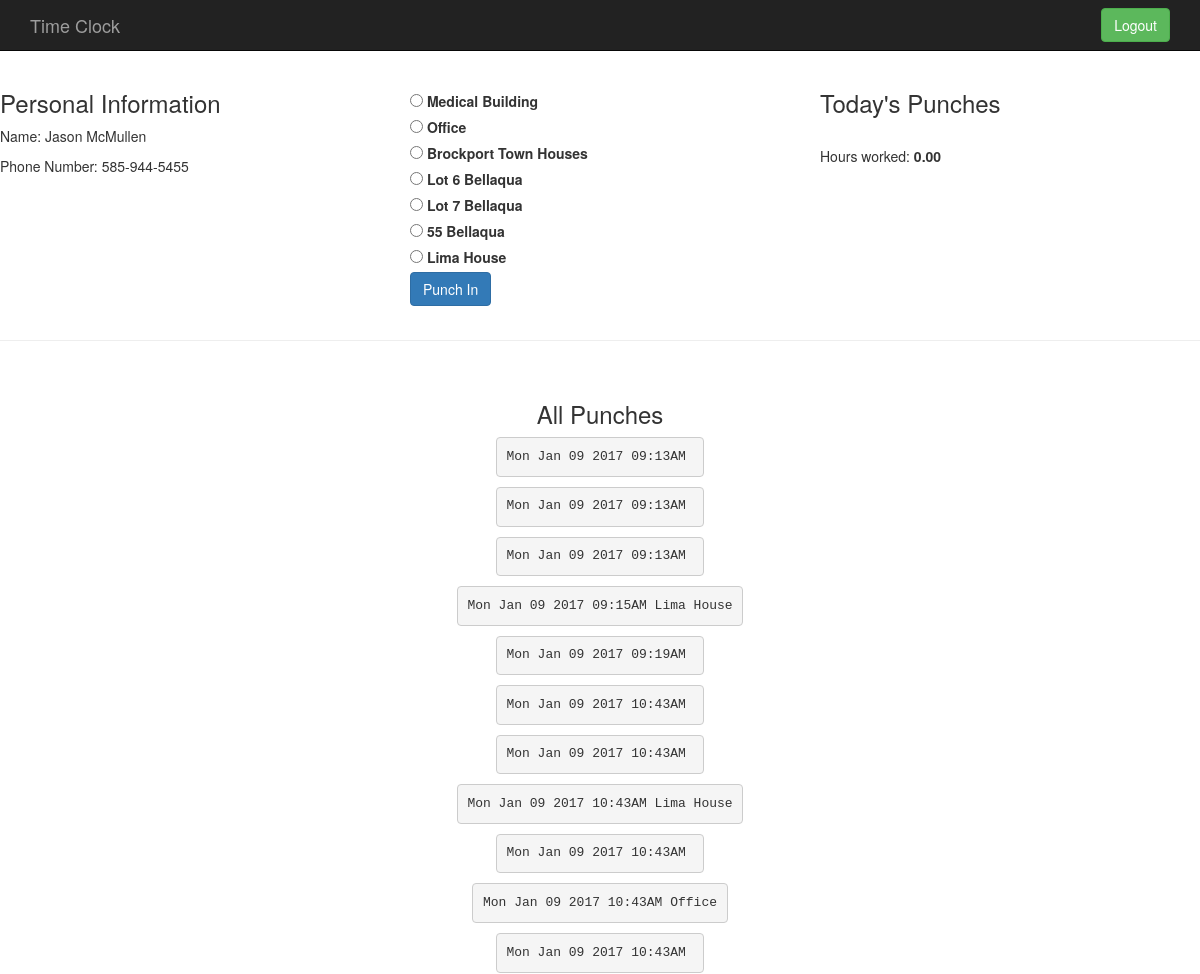
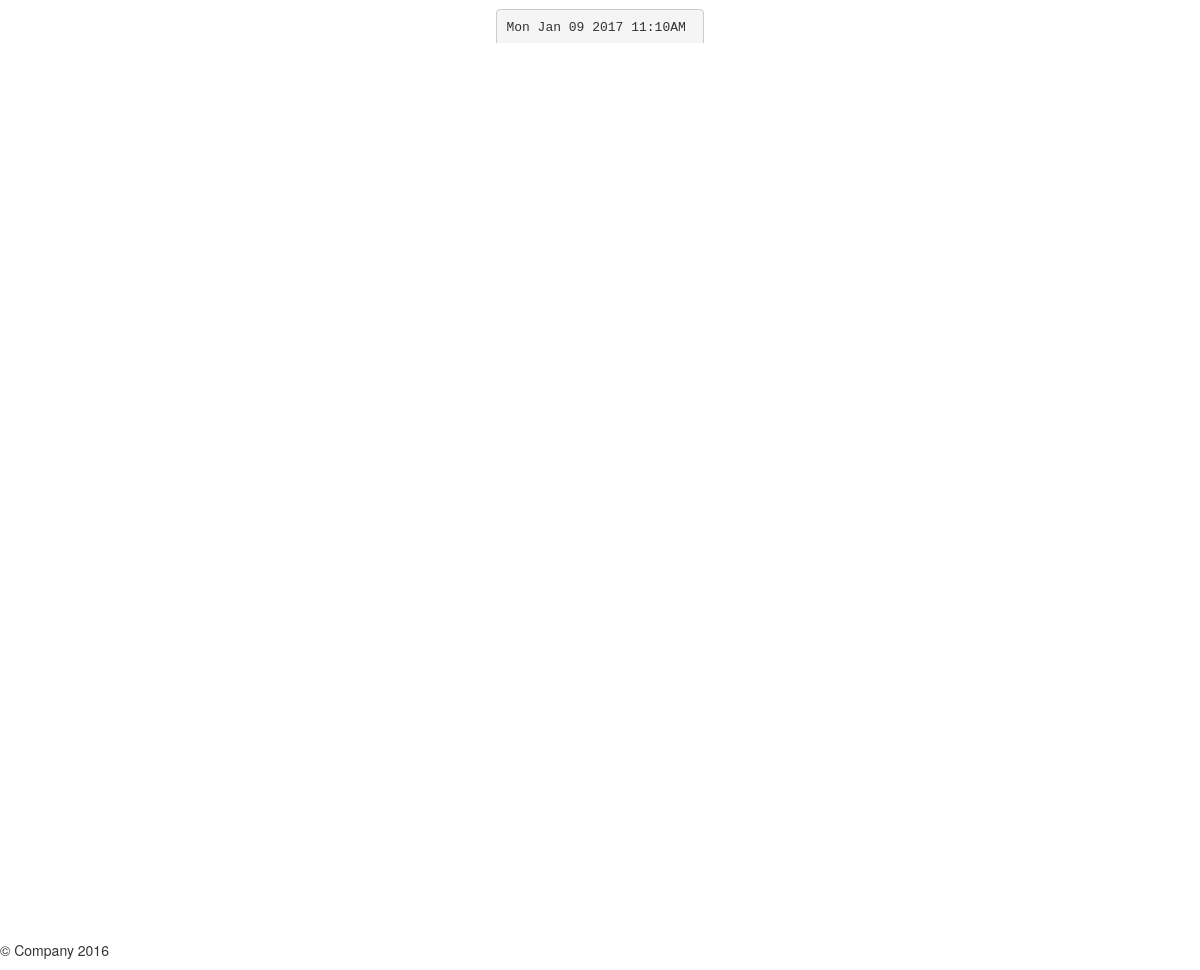
Page /profile/ (signed in) on the earlier database version (2 pictures, top to bottom).
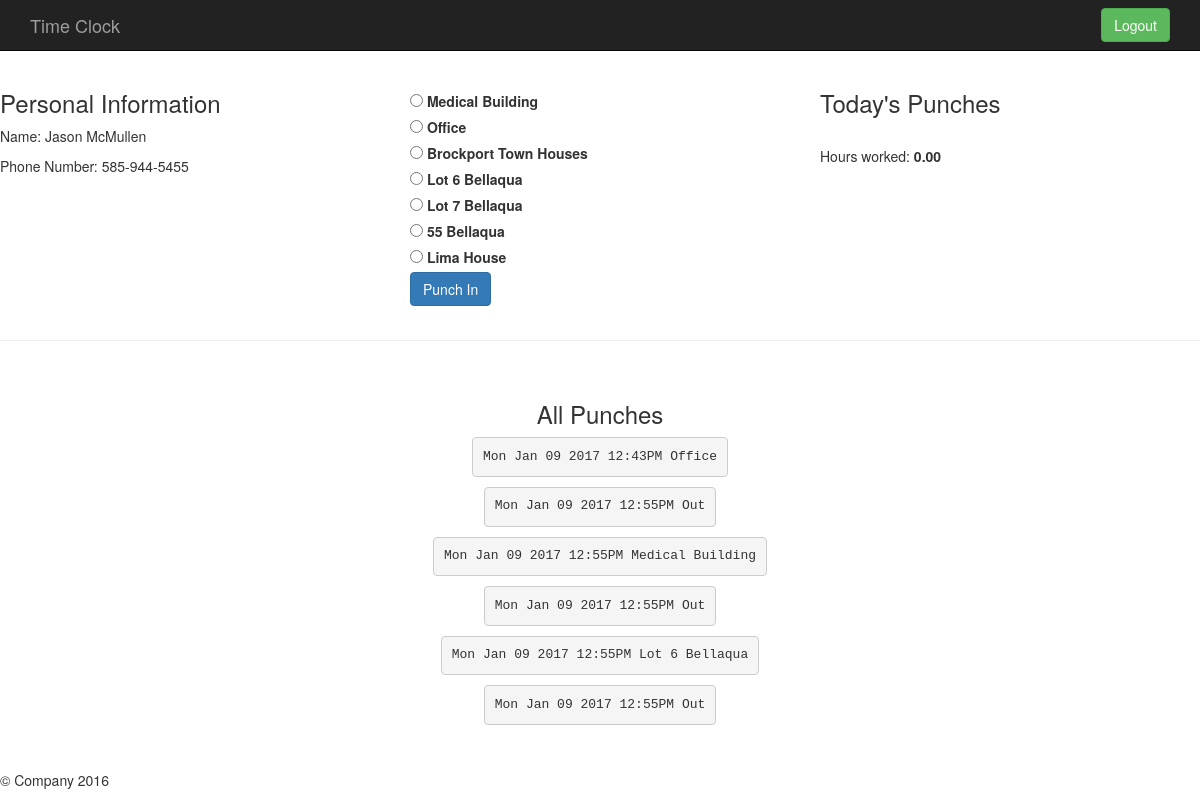
Same page on the later database version.
### clock/models.py (models this page shows)
class Punch(models.Model):
    employee = models.ForeignKey('Employee')
    date = models.DateField()
    time = models.TimeField()
    location = models.CharField(
        max_length=50,
        choices=LOCATION_CHOICES, # Choices is located in /location_choices.py
        default = OFFICE,
    )
    """
    @ Method that creates a string representation of a punch.
    @
    @ return a string representation of a punch.
    """
    def __str__(self):
        formatT = '%I:%M%p'
        formatD = "%a %b %d %Y"
        return self.date.strftime(formatD) + " " + self.time.strftime(formatT) + " " + self.location

### clock/views.py (the view)
# urls.py: url(r'^profile/$', views.Profile, name="profile"),
@login_required
def Profile(request):
    if not request.user.is_authenticated():
        return HttpResponseRedirect('/login/')
    user = request.user
    try:
        employee = user.employee
        if request.method == 'POST':
            if employee.isEvenNumPunches():
                form = PunchInForm(request.POST)
                if form.is_valid():
                    location = form.cleaned_data['location']
                    ProfileHelper(location, employee)
            else:
                form = PunchOutForm(request.POST)
                if form.is_valid():
                    location = "Out"
                    ProfileHelper(location, employee)
            return HttpResponseRedirect('/employee_profile/')
        else:
            if employee.isEvenNumPunches():
                form = PunchInForm()
                context = {'form': form, 'employee': employee}
                return render(request, 'employee_profile.html', context)
            else:
                form = PunchOutForm()
                context = {'form': form, 'employee': employee}
                return render(request, 'employee_profile.html', context)
    except ObjectDoesNotExist:
        try:
            employer = user.employer
            if request.method == 'POST':
                form = EmployeeInfoForm(request.POST)
                if form.is_valid():
                    start = form.cleaned_data['start_date']
                    end = form.cleaned_data['end_date']
                    for emp in employer.getAllEmployees():
                        emp.start_date = start
                        emp.end_date = end
                        emp.save()
                context = {'employer' : employer, 'form': form}
                return render(request, 'employer_profile.html', context)
            else:
                form = EmployeeInfoForm()
                context = {'form': form, 'employer': employer}
                return render(request, 'employer_profile.html', context)
        except ObjectDoesNotExist:
            return HttpResponseRedirect('/admin/')

### clock/forms.py
class PunchInForm(forms.Form):
    location = forms.ChoiceField(widget=forms.RadioSelect(), choices=LOCATION_CHOICES, required = True,)

### clock/models.py (called while the page is built, shortened)
    def getAllPunches(self):
        all_punches = Punch.objects.filter(employee=self).order_by("-date")
        return all_punches

    def getTodaysPunches(self):
        todays_punches = Punch.objects.filter(employee=self, date=datetime.now()).order_by("-date")
        return todays_punches

    def isEvenNumPunches(self):
        total = Punch.objects.filter(employee=self).count()
        result = False
        if total == 0:
            result = True
        elif total % 2 == 0:
            result = True
        else:
            result = False
        return result

    def hoursWorkedToday(self):
        punches = list(Punch.objects.filter(employee=self, date=datetime.now()).order_by("-date"))
        total = Punch.objects.filter(employee=self, date=datetime.now()).count()
        if total % 3 == 0 and total != 0:
            del punches[-1]
        start = None
        end = None
        total_seconds = 0.0
        return "%.2f" % (total_seconds / 3600)

### static/templates/employee_profile.html (shortened to what this page needs)
{% extends 'base.html' %}
{% block content %}
<div class="row">
	<div class="col-md-4">
		<h3>Personal Information</h3>
		<section>
			<p>Name: {{ user.first_name }} {{ user.last_name }}</p>
			<p>Phone Number: {{ employee.phone }}</p>
		</section>
	</div>
	<div class="col-md-4">
		<form method="POST" action="">{% csrf_token %}
			<section>
				{% if employee.isEvenNumPunches == True %}
                    {% for locations in form.location %}
                        <div class="myradio">
                            {{ locations }}
                        </div>
                    {% endfor %}
					<input type="submit" value="Punch In" class="btn btn-primary">
				{% else %}
					<input type="submit" value="Punch Out" class="btn btn-primary">
				{% endif %}
			</section>
		</form>
	</div>
	<div class="col-md-4">
		<h3>Today's Punches</h3>
		<section>
            <br>
            <p>Hours worked: <b>{{ employee.hoursWorkedToday }}</b></p>
		</section>
	</div>
</div>
<hr>
<br>
<div class="container" align="center">
    <h3>All Punches</h3>
    <section>
        {% for punch in employee.getAllPunches %}
            <table>
                <tr>
                    <td><pre>{{ punch }}</pre></td>
                </tr>
            </table>
        {% endfor %}
    </section>
</div>
{% endblock %}

Differences in the rows shown:
removed Punch: date+time+location "Mon Jan 09 2017 09:13AM"
removed Punch: date+time+location "Mon Jan 09 2017 09:13AM"
removed Punch: date+time+location "Mon Jan 09 2017 09:13AM"
removed Punch: date+time+location "Mon Jan 09 2017 09:15AM Lima House"
removed Punch: date+time+location "Mon Jan 09 2017 09:19AM"
removed Punch: date+time+location "Mon Jan 09 2017 10:43AM"
removed Punch: date+time+location "Mon Jan 09 2017 10:43AM"
removed Punch: date+time+location "Mon Jan 09 2017 10:43AM Lima House"
removed Punch: date+time+location "Mon Jan 09 2017 10:43AM"
removed Punch: date+time+location "Mon Jan 09 2017 10:43AM Office"
removed Punch: date+time+location "Mon Jan 09 2017 10:43AM"
removed Punch: date+time+location "Mon Jan 09 2017 11:10AM"
added Punch: date+time+location "Mon Jan 09 2017 12:43PM Office"
added Punch: date+time+location "Mon Jan 09 2017 12:55PM Out"
added Punch: date+time+location "Mon Jan 09 2017 12:55PM Medical Building"
added Punch: date+time+location "Mon Jan 09 2017 12:55PM Out"
added Punch: date+time+location "Mon Jan 09 2017 12:55PM Lot 6 Bellaqua"
added Punch: date+time+location "Mon Jan 09 2017 12:55PM Out"
